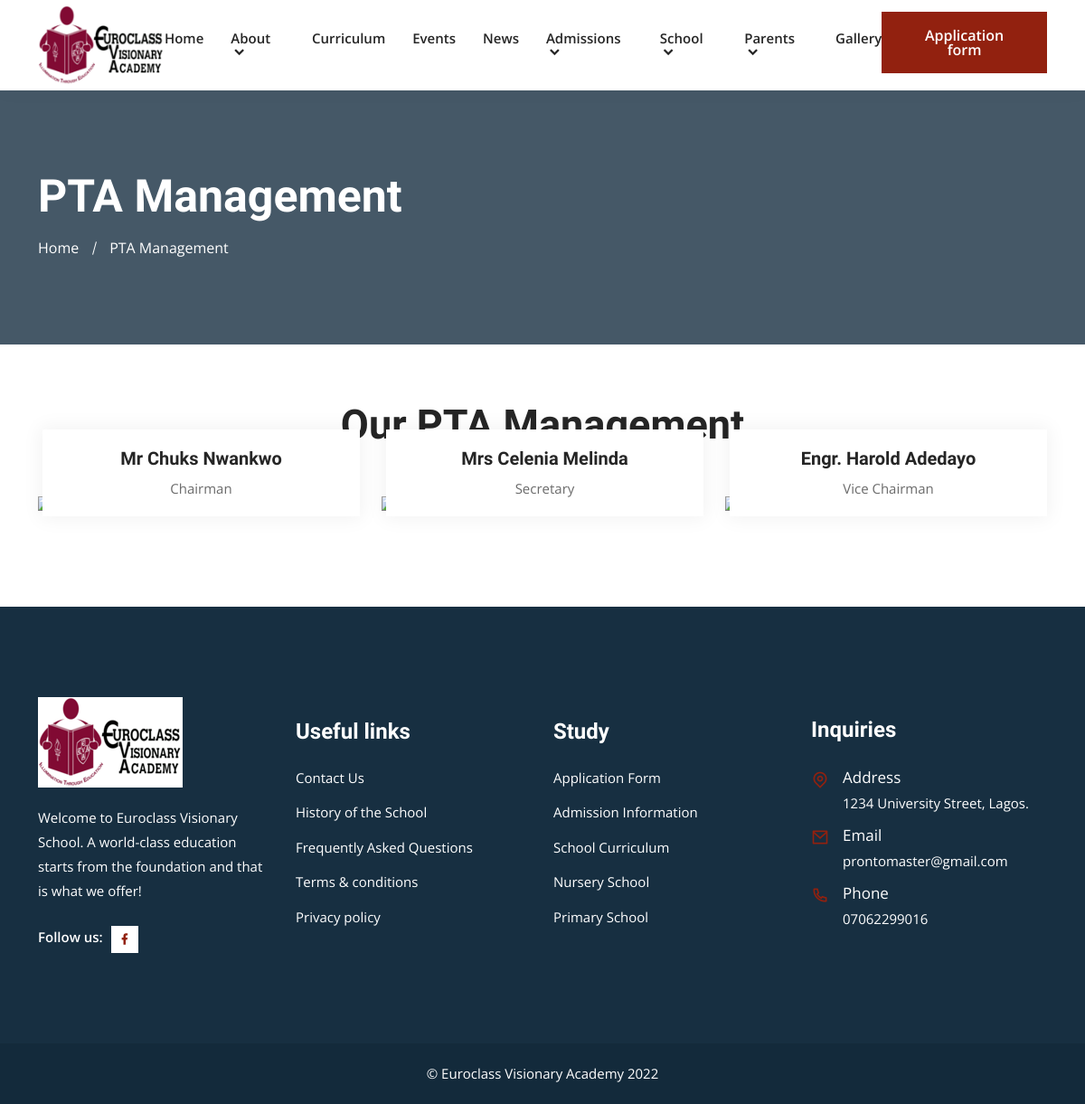
/pta_management/, run on an earlier commit of the app's database.
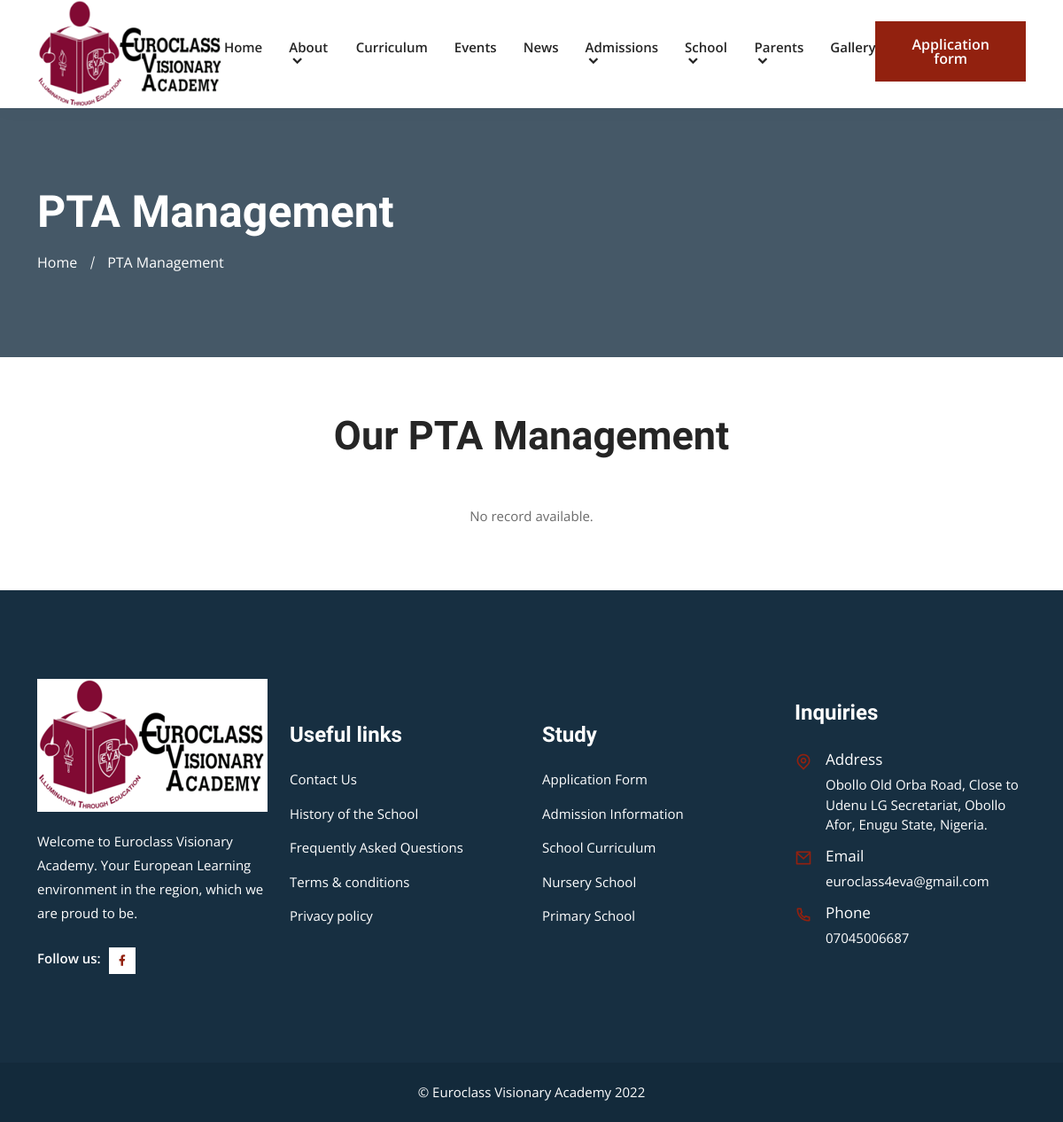
And on a later commit of the database.
### core/models.py (models this page shows, shortened)
class SchoolContactInfo(models.Model):
    short_information = models.CharField(max_length=150)
    address = models.CharField(max_length=200)
    email = models.EmailField()
    phone_number = models.CharField(max_length=15)
    logo = models.ImageField(upload_to='logo')
    facebook_url = models.URLField(blank=True)
    instagram_url = models.URLField(blank=True)
    twitter_url = models.URLField(blank=True)
    linkedin_url = models.URLField(blank=True)
    class Meta:
        verbose_name = 'School Contact Information'
        verbose_name_plural = 'School Contact Information'

class PTAManagement(models.Model):
    full_name = models.CharField(max_length=100)
    role = models.CharField(max_length=50)
    image = models.ImageField(upload_to='management')
    created = models.DateTimeField(auto_now_add=True)
    updated = models.DateTimeField(auto_now=True)
    class Meta:
        verbose_name = 'PTA Management'
        verbose_name_plural = 'PTA Management'

### core/views.py (the view)
# urls.py: path('pta_management/', views.pta_management, name='pta_management'),
def pta_management(request):
    teams = PTAManagement.objects.all()
    return render(request, 'pta_management.html', {'teams': teams})

### core/context_processors.py (called while the page is built)
def euroclass(request):
    return {
        'about': About.objects.first(),
        'latest_news': News.objects.all()[:3],
        'info': SchoolContactInfo.objects.first(),
    }

### templates/pta_management.html (shortened to what this page needs)
{% extends "base.html" %}
{% block content %}
<div class="page-title-area bg-1">
    <div class="container">
        <div class="page-title-content">
            <h2>PTA Management</h2>
            <ul>
                <li><a href="{% url 'home' %}">Home</a></li>
                <li class="active">PTA Management</li>
            </ul>
        </div>
    </div>
</div>
<section class="team-area team-area-three ptb-70">
    <div class="container">
        <div class="section-title">
            <h2>Our PTA Management</h2>
        </div>
        <div class="row justify-content-md-center">
            {% for team in teams %}
            <div class="col-lg-4 col-md-6">
                <div class="single-team-member">
                    <div class="team-content">
                        <div class="team-name">
                            <h3>{{ team.full_name }}</h3>
                            <span>{{ team.role }}</span>
                        </div>
                    </div>
                </div>
            </div>
            {% empty %}
            <p class="text-center">No record available.</p>
            {% endfor %}
        </div>
    </div>
</section>
{% endblock %}

### templates/base.html (shortened to what the changed rows need)
<!doctype html>
<html lang="en">
{% load static %}
<head>
    <link rel="stylesheet" href="{% static 'css/bootstrap.min.css' %}">
    <link rel="stylesheet" href="{% static 'css/owl.theme.default.min.css' %}">
    <link rel="stylesheet" href="{% static 'css/owl.carousel.min.css' %}">
    <link href="https://cdn.jsdelivr.net/npm/remixicon@2.2.0/fonts/remixicon.css" rel="stylesheet">
    <link rel="stylesheet" href="{% static 'css/meanmenu.min.css' %}">
    <link rel="stylesheet" href="{% static 'css/animate.min.css' %}">
    <link rel="stylesheet" href="{% static 'css/odometer.min.css' %}">
    <link rel="stylesheet" href="{% static 'css/magnific-popup.min.css' %}">
    <link rel="stylesheet" href="{% static 'css/date-picker.min.css' %}">
    <link rel="stylesheet" href="{% static 'css/app.css' %}?v=1.1">
    <link rel="stylesheet" href="{% static 'css/style.css' %}">
    <link rel="stylesheet" href="{% static 'css/responsive.css' %}">
</head>
<body>
    {% include '_navbar.html' %}
    {% block content %}{% endblock %}
    <footer class="footer-area black-bg-color">
        <div class="container">
            <div class="row align-items-center justify-content-center">
                <div class="col-lg-3 col-sm-6">
                    <div class="single-footer-widget bg-f9f5f1">
                        <a href="index.html" class="logo">
                                <img src="{% if info.logo %}{{ info.logo.url }}{% else %}https://via.placeholder.com/157x48{% endif %}" alt="Image">
                            </a>
                        <p>{{ info.short_information }}</p>
                        <ul class="social-icon">
                            <li>
                            </li>
                            <li>
                            </li>
                        </ul>
                    </div>
                </div>
                <div class="col-lg-3 col-sm-6">
                    <div class="single-footer-widget">
                        <ul class="address">
                            <li class="location">
                                <i class="ri-map-pin-line"></i>
                                <span>Address</span> {{ info.address }}
                            </li>
                            <li>
                                <i class="ri-mail-line"></i>
                                <span>Email</span>
                                <a href="mailto:{{ info.email }}">{{ info.email }}</a>
                            </li>
                            <li>
                                <i class="ri-phone-line"></i>
                                <span>Phone</span>
                                <a href="tel:{{ info.phone_number }}">{{ info.phone_number }}</a>
                            </li>
                        </ul>
                    </div>
                </div>
            </div>
        </div>
    </footer>
</body>
</html>

### templates/_navbar.html (shortened to what this page needs)
<header class="header-area">
    <div class="navbar-area">
        <div class="desktop-nav">
            <div class="container">
                <nav class="navbar navbar-expand-md navbar-light">
                    <a class="navbar-brand" href="{% url 'home' %}">
                            <img src="{% if info.logo %}{{ info.logo.url }}{% else %}https://via.placeholder.com/157x48{% endif %}" alt="logo">
                        </a>
                    <div class="collapse navbar-collapse mean-menu" id="navbarSupportedContent">
                        <ul class="navbar-nav m-auto">
                            <li class="nav-item">
                                <a href="{% url 'home' %}" class="nav-link">Home</a>
                            </li>
                            <li class="nav-item">
                                <a href="#" class="nav-link">
                                    About <i class="ri-arrow-down-s-line"></i>
                                </a>
                            </li>
                            <li class="nav-item">
                                <a href="{% url 'curriculum' %}" class="nav-link">Curriculum</a>
                            </li>
                            <li class="nav-item">
                                <a href="{% url 'events' %}" class="nav-link">Events</a>
                            </li>
                            <li class="nav-item">
                                <a href="{% url 'news' %}" class="nav-link">News</a>
                            </li>
                            <li class="nav-item">
                                <a href="#" class="nav-link">
                                    Admissions <i class="ri-arrow-down-s-line"></i>
                                </a>
                            </li>
                            <li class="nav-item">
                                <a href="#" class="nav-link">
                                    School <i class="ri-arrow-down-s-line"></i>
                                </a>
                            </li>
                            <li class="nav-item">
                                <a href="#" class="nav-link">
                                    Parents <i class="ri-arrow-down-s-line"></i>
                                </a>
                            </li>
                            <li class="nav-item">
                                <a href="{% url 'gallery' %}" class="nav-link">Gallery</a>
                            </li>
                        </ul>
                        <div class="others-options">
                            <ul>
                                <li>
                                    <a href="{% url 'application' %}" class="default-btn">Application form</a>
                                </li>
                            </ul>
                        </div>
                    </div>
                </nav>
            </div>
        </div>
    </div>
</header>

What changed in the data, as far as the page shows it:
removed PTAManagement: full_name "Mr Chuks Nwankwo", role "Chairman"
removed PTAManagement: full_name "Mrs Celenia Melinda", role "Secretary"
removed PTAManagement: full_name "Engr. Harold Adedayo", role "Vice Chairman"
changed SchoolContactInfo: logo: a different picture; short_information "Welcome to Euroclass Visionary School. A world-class education starts from the foundation and that is what we offer!" → "Welcome to Euroclass Visionary Academy. Your European Learning environment in the region, which we are proud to be."; address "1234 University Street, Lagos." → "Obollo Old Orba Road, Close to Udenu LG Secretariat, Obollo Afor, Enugu State, Nigeria."; email "prontomaster@gmail.com" → "euroclass4eva@gmail.com"; phone_number "07062299016" → "07045006687"
Also different on the page:
text now shown: "No record available."
